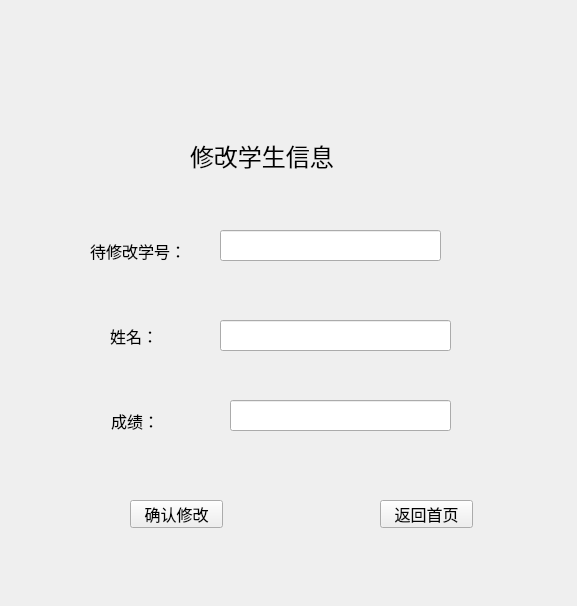
<?xml version="1.0" encoding="UTF-8"?>
<ui version="4.0">
 <class>Form_mod</class>
 <widget class="QWidget" name="Form_mod">
  <property name="geometry">
   <rect>
    <x>0</x>
    <y>0</y>
    <width>577</width>
    <height>606</height>
   </rect>
  </property>
  <property name="windowTitle">
   <string>Form</string>
  </property>
  <widget class="QLabel" name="label">
   <property name="geometry">
    <rect>
     <x>190</x>
     <y>120</y>
     <width>181</width>
     <height>71</height>
    </rect>
   </property>
   <property name="font">
    <font>
     <family>Arial</family>
     <pointsize>18</pointsize>
    </font>
   </property>
   <property name="text">
    <string>修改学生信息</string>
   </property>
  </widget>
  <widget class="QLabel" name="label_2">
   <property name="geometry">
    <rect>
     <x>90</x>
     <y>240</y>
     <width>131</width>
     <height>21</height>
    </rect>
   </property>
   <property name="font">
    <font>
     <family>Arial</family>
     <pointsize>12</pointsize>
    </font>
   </property>
   <property name="text">
    <string>待修改学号：</string>
   </property>
  </widget>
  <widget class="QLineEdit" name="lineEdit">
   <property name="geometry">
    <rect>
     <x>220</x>
     <y>230</y>
     <width>221</width>
     <height>31</height>
    </rect>
   </property>
  </widget>
  <widget class="QLabel" name="label_3">
   <property name="geometry">
    <rect>
     <x>110</x>
     <y>320</y>
     <width>91</width>
     <height>31</height>
    </rect>
   </property>
   <property name="font">
    <font>
     <family>Arial</family>
     <pointsize>12</pointsize>
    </font>
   </property>
   <property name="text">
    <string>姓名：</string>
   </property>
  </widget>
  <widget class="QLineEdit" name="lineEdit_2">
   <property name="geometry">
    <rect>
     <x>220</x>
     <y>320</y>
     <width>231</width>
     <height>31</height>
    </rect>
   </property>
  </widget>
  <widget class="QLabel" name="label_4">
   <property name="geometry">
    <rect>
     <x>111</x>
     <y>410</y>
     <width>81</width>
     <height>21</height>
    </rect>
   </property>
   <property name="font">
    <font>
     <family>Arial</family>
     <pointsize>12</pointsize>
    </font>
   </property>
   <property name="text">
    <string>成绩：</string>
   </property>
  </widget>
  <widget class="QLineEdit" name="lineEdit_3">
   <property name="geometry">
    <rect>
     <x>230</x>
     <y>400</y>
     <width>221</width>
     <height>31</height>
    </rect>
   </property>
  </widget>
  <widget class="QPushButton" name="pushButton">
   <property name="geometry">
    <rect>
     <x>130</x>
     <y>500</y>
     <width>93</width>
     <height>28</height>
    </rect>
   </property>
   <property name="font">
    <font>
     <family>Arial</family>
     <pointsize>12</pointsize>
    </font>
   </property>
   <property name="text">
    <string>确认修改</string>
   </property>
  </widget>
  <widget class="QPushButton" name="pushButton_2">
   <property name="geometry">
    <rect>
     <x>380</x>
     <y>500</y>
     <width>93</width>
     <height>28</height>
    </rect>
   </property>
   <property name="font">
    <font>
     <family>Arial</family>
     <pointsize>12</pointsize>
    </font>
   </property>
   <property name="text">
    <string>返回首页</string>
   </property>
  </widget>
 </widget>
 <resources/>
 <connections/>
</ui>
